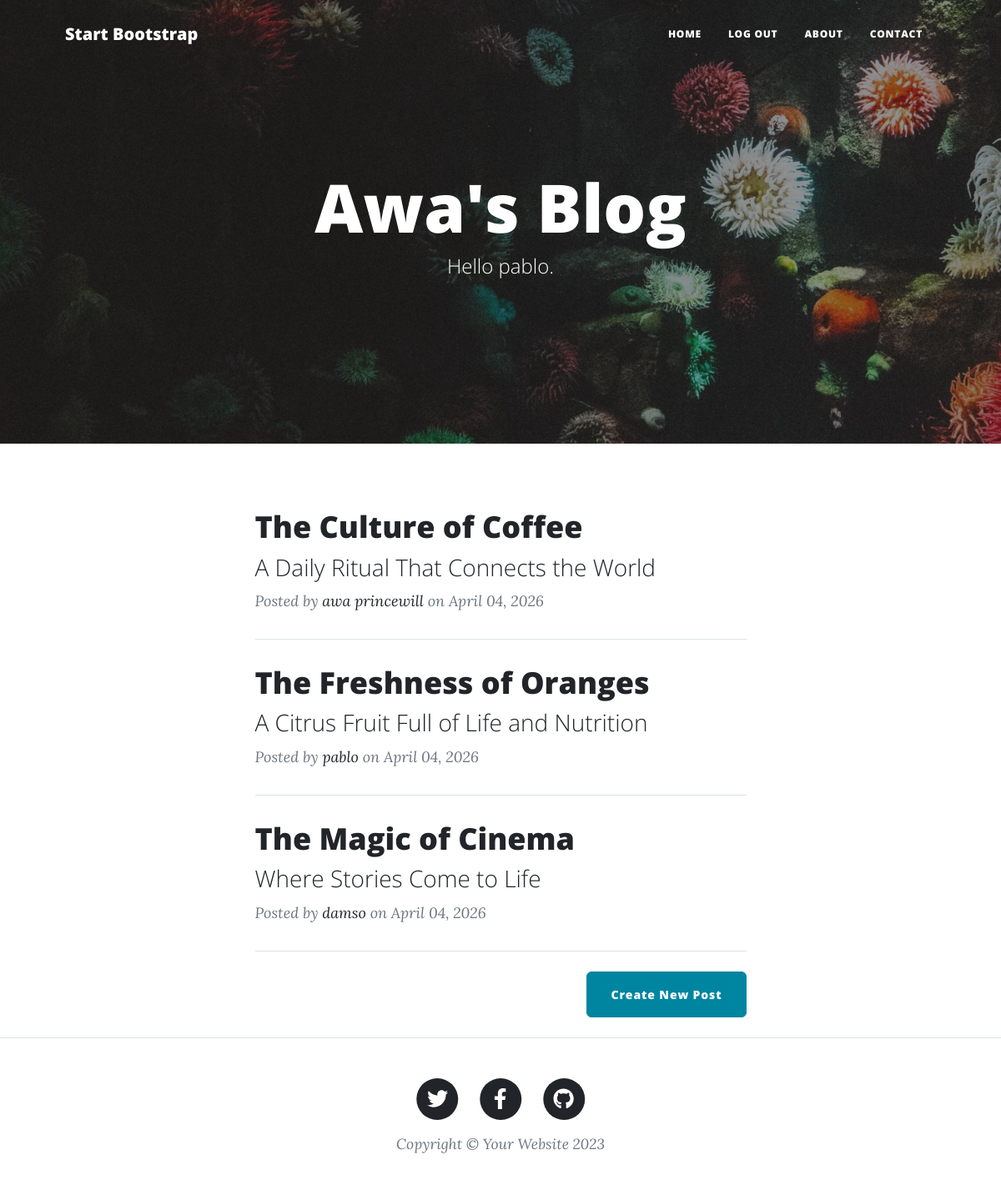
Screenshot of / (signed in) with the database file from the repository.
### main.py (models this page shows)
class Users(UserMixin, db.Model):
    __tablename__ = "users"  # Define Users model inheriting from UserMixin
    id: Mapped[int] = mapped_column(Integer, primary_key=True)  # Primary key ID
    email: Mapped[str]= mapped_column(String(100), unique=True, nullable=False)  # Unique email
    password: Mapped[str] = mapped_column(String(1000), nullable=False)  # Hashed password
    name: Mapped[str] = mapped_column(String(250), nullable=False)  # User name
    posts = db.relationship("BlogPost", backref="author", lazy=True)  # Relationship to BlogPost
    comments = db.relationship("Comments", backref="comment_author", lazy=True )

class BlogPost(db.Model):  # Define BlogPost model
    __tablename__ = "blog_posts"  # Set table name
    id: Mapped[int] = mapped_column(Integer, primary_key=True)  # Primary key ID
    title: Mapped[str] = mapped_column(String(250), unique=True, nullable=False)  # Unique title
    subtitle: Mapped[str] = mapped_column(String(250), nullable=False)  # Subtitle
    date: Mapped[str] = mapped_column(String(250), nullable=False)  # Date string
    body: Mapped[str] = mapped_column(Text, nullable=False)  # Post body text
    img_url: Mapped[str] = mapped_column(String(250), nullable=False)  # Image URL
    author_id: Mapped[int] = mapped_column(Integer, ForeignKey("users.id"), nullable=False)  # Foreign key to Users
    comments = db.relationship("Comments", backref="parent_post", lazy=True)

### main.py (the view)
@app.route('/')  # Route for home page
def get_all_posts():
    result = db.session.execute(db.select(BlogPost))  # Query all blog posts
    posts = result.scalars().all()  # Get all posts
    return render_template("index.html", all_posts=posts, islogged_in = current_user.is_authenticated, user= current_user)  # Render index template

### main.py (called while the page is built)
@login_manager.user_loader
def load_user(user_id):
    return db.get_or_404(Users, user_id)  # Load user by ID from database

### templates/index.html (shortened to what this page needs)
{% include "header.html" %}
<header
  class="masthead"
  style="background-image: url('../static/assets/img/home-bg.jpg')"
>
  <div class="container position-relative px-4 px-lg-5">
    <div class="row gx-4 gx-lg-5 justify-content-center">
      <div class="col-md-10 col-lg-8 col-xl-7">
        <div class="site-heading">
          <h1>Awa's Blog</h1>
          <span class="subheading">Hello {{ user.name }}.</span>
        </div>
      </div>
    </div>
  </div>
</header>
<div class="container px-4 px-lg-5">
  <div class="row gx-4 gx-lg-5 justify-content-center">
    <div class="col-md-10 col-lg-8 col-xl-7">
      {% for post in all_posts %}
      <div class="post-preview">
        <a href="{{ url_for('show_post', post_id=post.id) }}">
          <h2 class="post-title">{{ post.title }}</h2>
          <h3 class="post-subtitle">{{ post.subtitle }}</h3>
        </a>
        <p class="post-meta">
          Posted by
          <a href="#">{{post.author.name}}</a>
          on {{post.date}}
        </p>
      </div>
      <hr class="my-4" />
      {% endfor %}
      {% if islogged_in %}
        <div class="d-flex justify-content-end mb-4">
          <a
            class="btn btn-primary float-right"
            href="{{url_for('add_new_post')}}"
            >Create New Post</a
          >
        </div>
      {% endif %}
    </div>
  </div>
</div>
{% include "footer.html" %}

### rows the page displays
Users: name "pablo"
BlogPost: title "The Culture of Coffee", subtitle "A Daily Ritual That Connects the World", author.name "awa princewill", date "April 04, 2026"
BlogPost: title "The Freshness of Oranges", subtitle "A Citrus Fruit Full of Life and Nutrition", author.name "pablo", date "April 04, 2026"
BlogPost: title "The Magic of Cinema", subtitle "Where Stories Come to Life", author.name "damso", date "April 04, 2026"
